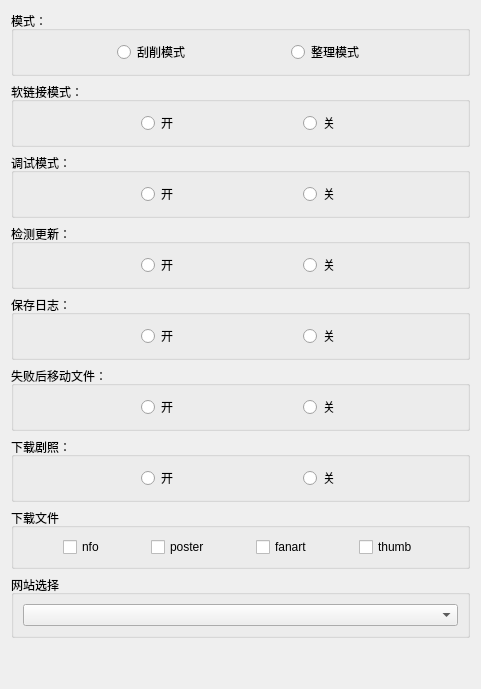
          <widget class="QWidget" name="tab">
           <attribute name="title">
            <string>普通设置</string>
           </attribute>
           <layout class="QVBoxLayout" name="verticalLayout_2">
            <item>
             <widget class="QGroupBox" name="groupBox">
              <property name="title">
               <string>模式：</string>
              </property>
              <layout class="QHBoxLayout" name="horizontalLayout_20">
               <item>
                <spacer name="horizontalSpacer_2">
                 <property name="orientation">
                  <enum>Qt::Horizontal</enum>
                 </property>
                 <property name="sizeHint" stdset="0">
                  <size>
                   <width>40</width>
                   <height>20</height>
                  </size>
                 </property>
                </spacer>
               </item>
               <item>
                <widget class="QRadioButton" name="radioButton">
                 <property name="text">
                  <string>刮削模式</string>
                 </property>
                </widget>
               </item>
               <item>
                <spacer name="horizontalSpacer_3">
                 <property name="orientation">
                  <enum>Qt::Horizontal</enum>
                 </property>
                 <property name="sizeHint" stdset="0">
                  <size>
                   <width>40</width>
                   <height>20</height>
                  </size>
                 </property>
                </spacer>
               </item>
               <item>
                <widget class="QRadioButton" name="radioButton_2">
                 <property name="text">
                  <string>整理模式</string>
                 </property>
                </widget>
               </item>
               <item>
                <spacer name="horizontalSpacer">
                 <property name="orientation">
                  <enum>Qt::Horizontal</enum>
                 </property>
                 <property name="sizeHint" stdset="0">
                  <size>
                   <width>40</width>
                   <height>20</height>
                  </size>
                 </property>
                </spacer>
               </item>
              </layout>
             </widget>
            </item>
            <item>
             <widget class="QGroupBox" name="groupBox_2">
              <property name="title">
               <string>软链接模式：</string>
              </property>
              <layout class="QHBoxLayout" name="horizontalLayout_21">
               <item>
                <spacer name="horizontalSpacer_4">
                 <property name="orientation">
                  <enum>Qt::Horizontal</enum>
                 </property>
                 <property name="sizeHint" stdset="0">
                  <size>
                   <width>40</width>
                   <height>20</height>
                  </size>
                 </property>
                </spacer>
               </item>
               <item>
                <widget class="QRadioButton" name="radioButton_3">
                 <property name="text">
                  <string>开</string>
                 </property>
                </widget>
               </item>
               <item>
                <spacer name="horizontalSpacer_5">
                 <property name="orientation">
                  <enum>Qt::Horizontal</enum>
                 </property>
                 <property name="sizeHint" stdset="0">
                  <size>
                   <width>40</width>
                   <height>20</height>
                  </size>
                 </property>
                </spacer>
               </item>
               <item>
                <widget class="QRadioButton" name="radioButton_4">
                 <property name="text">
                  <string>关</string>
                 </property>
                </widget>
               </item>
               <item>
                <spacer name="horizontalSpacer_6">
                 <property name="orientation">
                  <enum>Qt::Horizontal</enum>
                 </property>
                 <property name="sizeHint" stdset="0">
                  <size>
                   <width>40</width>
                   <height>20</height>
                  </size>
                 </property>
                </spacer>
               </item>
              </layout>
             </widget>
            </item>
            <item>
             <widget class="QGroupBox" name="groupBox_3">
              <property name="title">
               <string>调试模式：</string>
              </property>
              <layout class="QHBoxLayout" name="horizontalLayout_22">
               <item>
                <spacer name="horizontalSpacer_7">
                 <property name="orientation">
                  <enum>Qt::Horizontal</enum>
                 </property>
                 <property name="sizeHint" stdset="0">
                  <size>
                   <width>40</width>
                   <height>20</height>
                  </size>
                 </property>
                </spacer>
               </item>
               <item>
                <widget class="QRadioButton" name="radioButton_5">
                 <property name="text">
                  <string>开</string>
                 </property>
                </widget>
               </item>
               <item>
                <spacer name="horizontalSpacer_8">
                 <property name="orientation">
                  <enum>Qt::Horizontal</enum>
                 </property>
                 <property name="sizeHint" stdset="0">
                  <size>
                   <width>40</width>
                   <height>20</height>
                  </size>
                 </property>
                </spacer>
               </item>
               <item>
                <widget class="QRadioButton" name="radioButton_6">
                 <property name="text">
                  <string>关</string>
                 </property>
                </widget>
               </item>
               <item>
                <spacer name="horizontalSpacer_9">
                 <property name="orientation">
                  <enum>Qt::Horizontal</enum>
                 </property>
                 <property name="sizeHint" stdset="0">
                  <size>
                   <width>40</width>
                   <height>20</height>
                  </size>
                 </property>
                </spacer>
               </item>
              </layout>
             </widget>
            </item>
            <item>
             <widget class="QGroupBox" name="groupBox_4">
              <property name="title">
               <string>检测更新：</string>
              </property>
              <layout class="QHBoxLayout" name="horizontalLayout_23">
               <item>
                <spacer name="horizontalSpacer_10">
                 <property name="orientation">
                  <enum>Qt::Horizontal</enum>
                 </property>
                 <property name="sizeHint" stdset="0">
                  <size>
                   <width>40</width>
                   <height>20</height>
                  </size>
                 </property>
                </spacer>
               </item>
               <item>
                <widget class="QRadioButton" name="radioButton_7">
                 <property name="text">
                  <string>开</string>
                 </property>
                </widget>
               </item>
               <item>
                <spacer name="horizontalSpacer_11">
                 <property name="orientation">
                  <enum>Qt::Horizontal</enum>
                 </property>
                 <property name="sizeHint" stdset="0">
                  <size>
                   <width>40</width>
                   <height>20</height>
                  </size>
                 </property>
                </spacer>
               </item>
               <item>
                <widget class="QRadioButton" name="radioButton_8">
                 <property name="text">
                  <string>关</string>
                 </property>
                </widget>
               </item>
               <item>
                <spacer name="horizontalSpacer_12">
                 <property name="orientation">
                  <enum>Qt::Horizontal</enum>
                 </property>
                 <property name="sizeHint" stdset="0">
                  <size>
                   <width>40</width>
                   <height>20</height>
                  </size>
                 </property>
                </spacer>
               </item>
              </layout>
             </widget>
            </item>
            <item>
             <widget class="QGroupBox" name="groupBox_5">
              <property name="title">
               <string>保存日志：</string>
              </property>
              <layout class="QHBoxLayout" name="horizontalLayout_24">
               <item>
                <spacer name="horizontalSpacer_13">
                 <property name="orientation">
                  <enum>Qt::Horizontal</enum>
                 </property>
                 <property name="sizeHint" stdset="0">
                  <size>
                   <width>40</width>
                   <height>20</height>
                  </size>
                 </property>
                </spacer>
               </item>
               <item>
                <widget class="QRadioButton" name="radioButton_9">
                 <property name="text">
                  <string>开</string>
                 </property>
                </widget>
               </item>
               <item>
                <spacer name="horizontalSpacer_14">
                 <property name="orientation">
                  <enum>Qt::Horizontal</enum>
                 </property>
                 <property name="sizeHint" stdset="0">
                  <size>
                   <width>40</width>
                   <height>20</height>
                  </size>
                 </property>
                </spacer>
               </item>
               <item>
                <widget class="QRadioButton" name="radioButton_10">
                 <property name="text">
                  <string>关</string>
                 </property>
                </widget>
               </item>
               <item>
                <spacer name="horizontalSpacer_15">
                 <property name="orientation">
                  <enum>Qt::Horizontal</enum>
                 </property>
                 <property name="sizeHint" stdset="0">
                  <size>
                   <width>40</width>
                   <height>20</height>
                  </size>
                 </property>
                </spacer>
               </item>
              </layout>
             </widget>
            </item>
            <item>
             <widget class="QGroupBox" name="groupBox_6">
              <property name="title">
               <string>失败后移动文件：</string>
              </property>
              <layout class="QHBoxLayout" name="horizontalLayout_25">
               <item>
                <spacer name="horizontalSpacer_16">
                 <property name="orientation">
                  <enum>Qt::Horizontal</enum>
                 </property>
                 <property name="sizeHint" stdset="0">
                  <size>
                   <width>40</width>
                   <height>20</height>
                  </size>
                 </property>
                </spacer>
               </item>
               <item>
                <widget class="QRadioButton" name="radioButton_11">
                 <property name="text">
                  <string>开</string>
                 </property>
                </widget>
               </item>
               <item>
                <spacer name="horizontalSpacer_17">
                 <property name="orientation">
                  <enum>Qt::Horizontal</enum>
                 </property>
                 <property name="sizeHint" stdset="0">
                  <size>
                   <width>40</width>
                   <height>20</height>
                  </size>
                 </property>
                </spacer>
               </item>
               <item>
                <widget class="QRadioButton" name="radioButton_12">
                 <property name="text">
                  <string>关</string>
                 </property>
                </widget>
               </item>
               <item>
                <spacer name="horizontalSpacer_18">
                 <property name="orientation">
                  <enum>Qt::Horizontal</enum>
                 </property>
                 <property name="sizeHint" stdset="0">
                  <size>
                   <width>40</width>
                   <height>20</height>
                  </size>
                 </property>
                </spacer>
               </item>
              </layout>
             </widget>
            </item>
            <item>
             <widget class="QGroupBox" name="groupBox_7">
              <property name="title">
               <string>下载剧照：</string>
              </property>
              <layout class="QHBoxLayout" name="horizontalLayout_26">
               <item>
                <spacer name="horizontalSpacer_19">
                 <property name="orientation">
                  <enum>Qt::Horizontal</enum>
                 </property>
                 <property name="sizeHint" stdset="0">
                  <size>
                   <width>40</width>
                   <height>20</height>
                  </size>
                 </property>
                </spacer>
               </item>
               <item>
                <widget class="QRadioButton" name="radioButton_13">
                 <property name="text">
                  <string>开</string>
                 </property>
                </widget>
               </item>
               <item>
                <spacer name="horizontalSpacer_20">
                 <property name="orientation">
                  <enum>Qt::Horizontal</enum>
                 </property>
                 <property name="sizeHint" stdset="0">
                  <size>
                   <width>40</width>
                   <height>20</height>
                  </size>
                 </property>
                </spacer>
               </item>
               <item>
                <widget class="QRadioButton" name="radioButton_14">
                 <property name="text">
                  <string>关</string>
                 </property>
                </widget>
               </item>
               <item>
                <spacer name="horizontalSpacer_21">
                 <property name="orientation">
                  <enum>Qt::Horizontal</enum>
                 </property>
                 <property name="sizeHint" stdset="0">
                  <size>
                   <width>40</width>
                   <height>20</height>
                  </size>
                 </property>
                </spacer>
               </item>
              </layout>
             </widget>
            </item>
            <item>
             <widget class="QGroupBox" name="groupBox_8">
              <property name="title">
               <string>下载文件</string>
              </property>
              <layout class="QHBoxLayout" name="horizontalLayout_27">
               <item>
                <spacer name="horizontalSpacer_22">
                 <property name="orientation">
                  <enum>Qt::Horizontal</enum>
                 </property>
                 <property name="sizeHint" stdset="0">
                  <size>
                   <width>40</width>
                   <height>20</height>
                  </size>
                 </property>
                </spacer>
               </item>
               <item>
                <widget class="QCheckBox" name="checkBox">
                 <property name="text">
                  <string>nfo</string>
                 </property>
                </widget>
               </item>
               <item>
                <spacer name="horizontalSpacer_24">
                 <property name="orientation">
                  <enum>Qt::Horizontal</enum>
                 </property>
                 <property name="sizeHint" stdset="0">
                  <size>
                   <width>40</width>
                   <height>20</height>
                  </size>
                 </property>
                </spacer>
               </item>
               <item>
                <widget class="QCheckBox" name="checkBox_2">
                 <property name="text">
                  <string>poster</string>
                 </property>
                </widget>
               </item>
               <item>
                <spacer name="horizontalSpacer_25">
                 <property name="orientation">
                  <enum>Qt::Horizontal</enum>
                 </property>
                 <property name="sizeHint" stdset="0">
                  <size>
                   <width>40</width>
                   <height>20</height>
                  </size>
                 </property>
                </spacer>
               </item>
               <item>
                <widget class="QCheckBox" name="checkBox_3">
                 <property name="text">
                  <string>fanart</string>
                 </property>
                </widget>
               </item>
               <item>
                <spacer name="horizontalSpacer_26">
                 <property name="orientation">
                  <enum>Qt::Horizontal</enum>
                 </property>
                 <property name="sizeHint" stdset="0">
                  <size>
                   <width>40</width>
                   <height>20</height>
                  </size>
                 </property>
                </spacer>
               </item>
               <item>
                <widget class="QCheckBox" name="checkBox_4">
                 <property name="text">
                  <string>thumb</string>
                 </property>
                </widget>
               </item>
               <item>
                <spacer name="horizontalSpacer_23">
                 <property name="orientation">
                  <enum>Qt::Horizontal</enum>
                 </property>
                 <property name="sizeHint" stdset="0">
                  <size>
                   <width>40</width>
                   <height>20</height>
                  </size>
                 </property>
                </spacer>
               </item>
              </layout>
             </widget>
            </item>
            <item>
             <widget class="QGroupBox" name="groupBox_9">
              <property name="title">
               <string>网站选择</string>
              </property>
              <layout class="QHBoxLayout" name="horizontalLayout_28">
               <item>
                <widget class="QComboBox" name="comboBox_2"/>
               </item>
              </layout>
             </widget>
            </item>
            <item>
             <spacer name="verticalSpacer_3">
              <property name="orientation">
               <enum>Qt::Vertical</enum>
              </property>
              <property name="sizeHint" stdset="0">
               <size>
                <width>20</width>
                <height>40</height>
               </size>
              </property>
             </spacer>
            </item>
           </layout>
          </widget>
